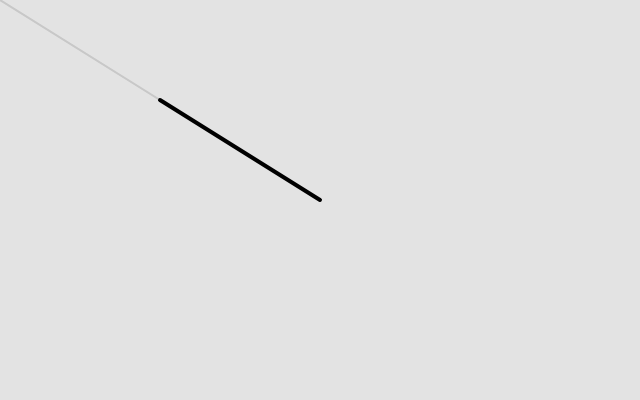
Frame 1 (no input)
Frame 60 (no input): identical to frame 1, image omitted
Frame 120 (the mouse pressed at the canvas centre since frame 60): blank canvas, image omitted

The p5.js sketch that drew this single still picture (run headless with seeded random() and noise() and a simulated clock; from frame 60 on, the mouse is pressed at the canvas centre):

// p5.js sketch
// ── sketch.js
/* 
  Author Michael Houmann
  Created April 20 2025

  Example 1.4 illustrates vector multiplication by drawing a line between the mouse and the center of the canvas, as in the previous example, and then scaling that line by 0.5.

  Example 1.4: Multiplying a Vector
*/



function setup() {
  createCanvas(640, 400);
}

  function draw() {
    background(227);

    // Create a vector for the mouse position
    let mouse = createVector(mouseX, mouseY);
    // And for the center of the canvas
    let middle = createVector(width / 2, height / 2);
    // Subtract the center from the mouse position
    mouse.sub(middle);

    // Move the 0, 0 point to the middle of the canvas
    translate(width / 2, height / 2);
    strokeWeight(2);
    stroke(200);
    line(0, 0, mouse.x, mouse.y);

    // We now half the vector, by multiplying with 0.5
    mouse.mult(0.5);

    stroke(0);
    strokeWeight(4);
    line(0, 0, mouse.x, mouse.y);
  }
  
